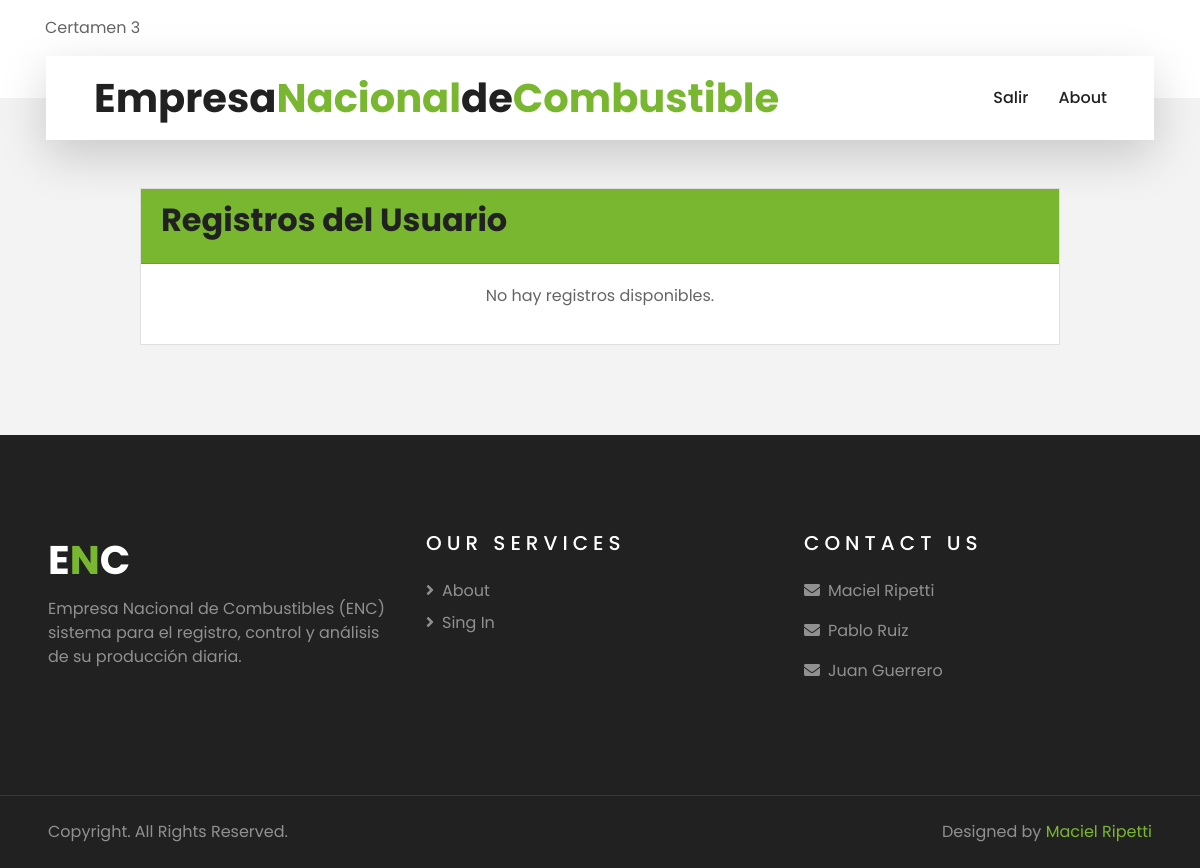
The page /registros/ (signed in) on the database as committed earlier.
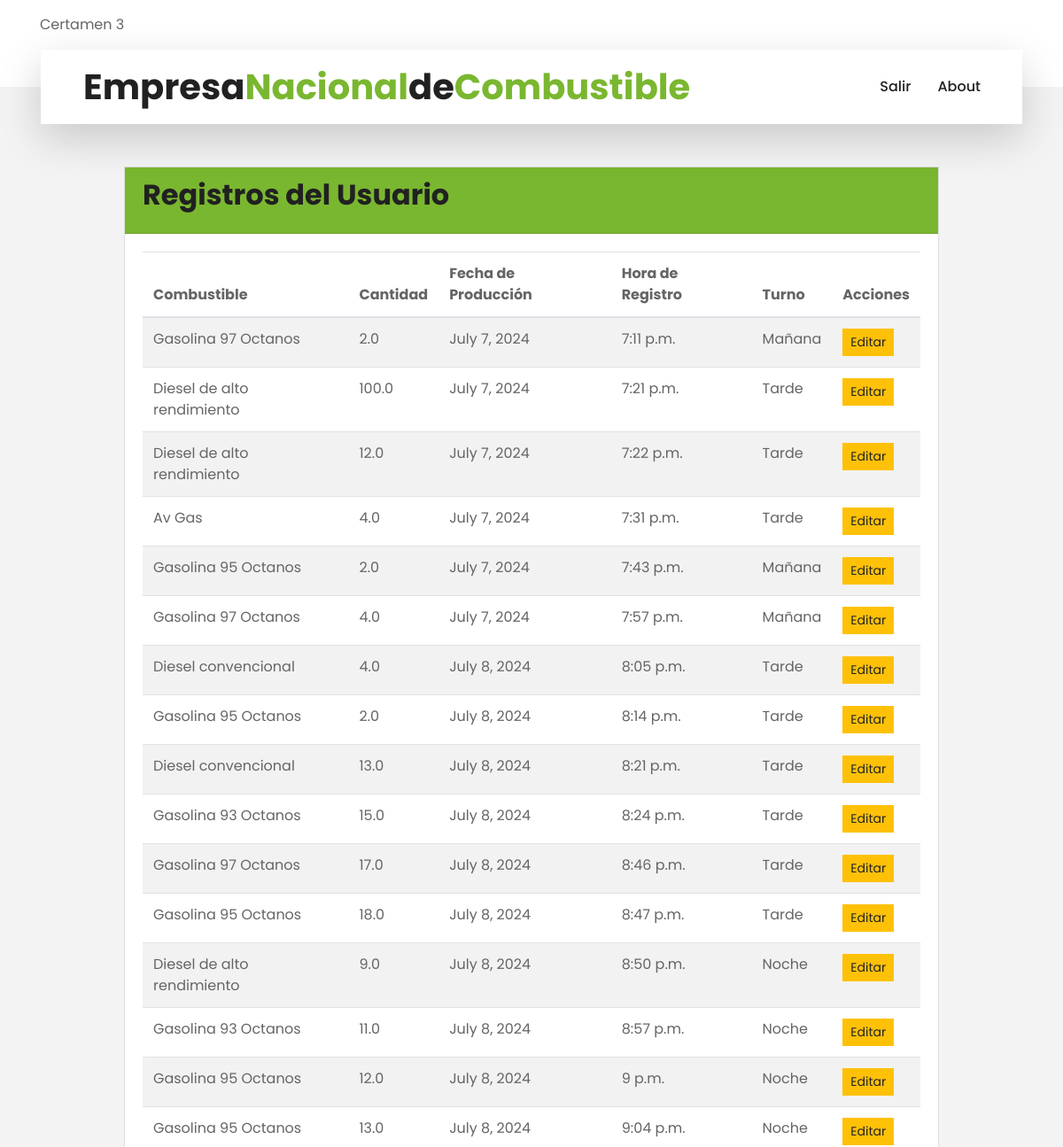
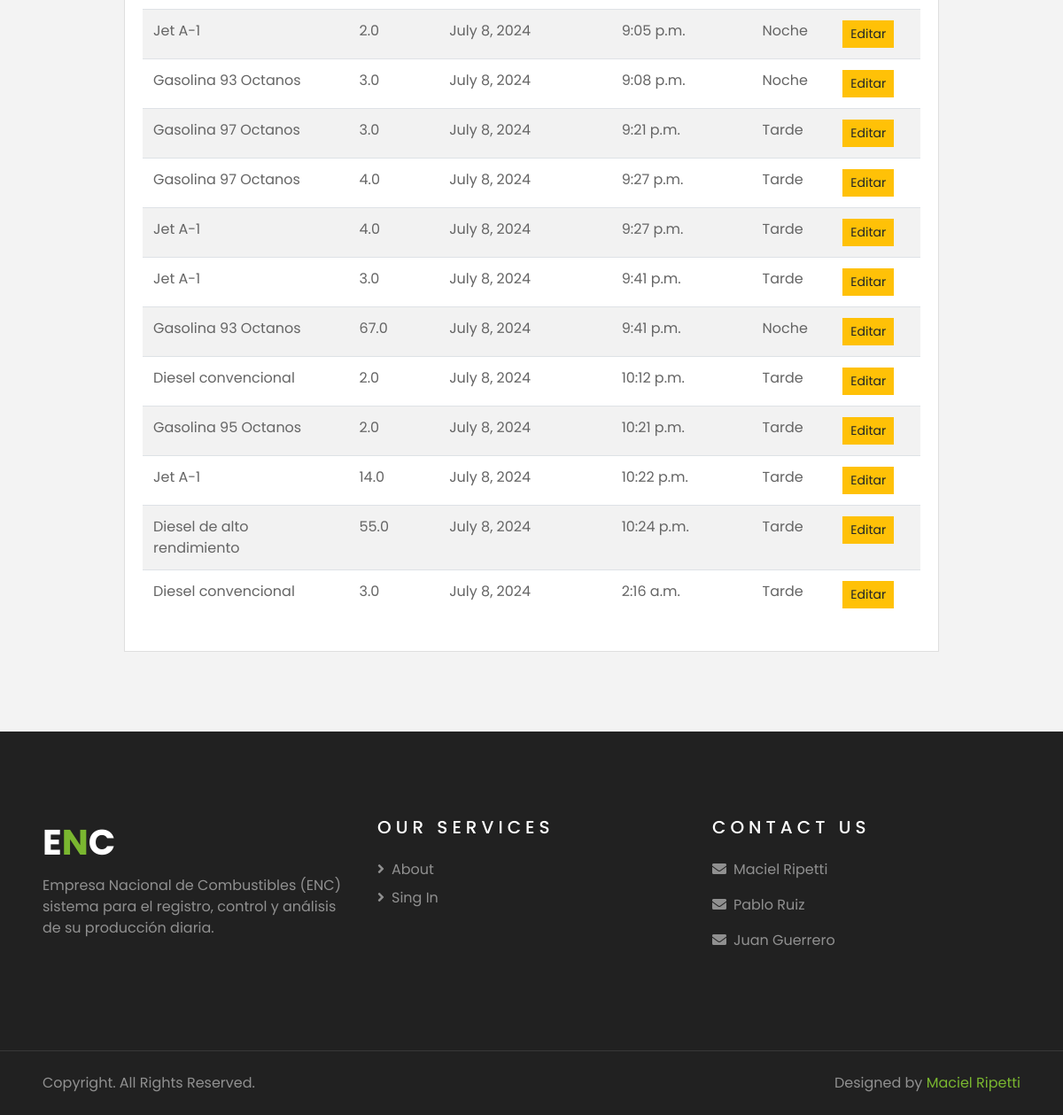
The same page on the database as committed later (2 pictures, top to bottom).
### core/models.py (models this page shows, shortened)
class RegistroProduccion(models.Model):
    TURNO_CHOICES = [
        ('AM', 'Mañana'),
        ('PM', 'Tarde'),
        ('MM', 'Noche'),
    ]
    combustible = models.ForeignKey(Combustible, on_delete=models.CASCADE)
    litros_producidos = models.FloatField()
    fecha_produccion = models.DateField(default=timezone.now, editable=False)
    turno = models.CharField(max_length=2, choices=TURNO_CHOICES)
    hora_registro = models.TimeField(auto_now_add=True, editable=False)
    operador = models.ForeignKey(User, on_delete=models.CASCADE)

class Combustible(models.Model):
    codigo = models.CharField(max_length=3, unique=True)
    nombre = models.CharField(max_length=100)
    planta = models.ForeignKey(Planta, on_delete=models.CASCADE)

### core/views.py (the view)
# urls.py: path('registros/', registro_views.registros, name='registros_usuario'),
@login_required
@group_required('Operador')
def registros(request):
    registros = RegistroProduccion.objects.filter(operador=request.user)
    es_operador = request.user.groups.filter(name='Operador').exists()
    return render(request, 'core/mis_registros.html', {'registros': registros, 'es_operador':es_operador})

### core/views.py (called while the page is built)
def group_required(*group_names):
    def check(user):
        if user.groups.filter(name__in=group_names).exists()    | user.is_superuser:
            return True
        else:
            return False
    return user_passes_test(check, login_url='core/index.html')

### core/templates/core/mis_registros.html (shortened to what this page needs)
{% extends 'core/base.html' %}
{% load static %}
{% block content %}
<body>
    <div class="container mt-5">
        <div class="row justify-content-center">
            <div class="col-md-10">
                <div class="card">
                    <div class="card-header bg-primary text-white">
                        <h2 class="card-title">Registros del Usuario</h2>
                    </div>
                    <div class="card-body">
                        {% if registros %}
                            <table class="table table-striped">
                                <thead>
                                    <tr>
                                        <th>Combustible</th>
                                        <th>Cantidad</th>
                                        <th>Fecha de Producción</th>
                                        <th>Hora de Registro</th>
                                        <th>Turno</th>
                                        <th>Acciones</th>
                                    </tr>
                                </thead>
                                <tbody>
                                    {% for registro in registros %}
                                        <tr>
                                            <td>{{ registro.combustible.nombre }}</td>
                                            <td>{{ registro.litros_producidos }}</td>
                                            <td>{{ registro.fecha_produccion }}</td>
                                            <td>{{ registro.hora_registro }}</td>
                                            <td>{{ registro.get_turno_display }}</td>
                                            <td>
                                                <a href="{% url 'editar_registro' registro.pk %}" class="btn btn-sm btn-warning">Editar</a>
                                            </td>
                                        </tr>
                                    {% endfor %}
                                </tbody>
                            </table>
                        {% else %}
                            <p class="text-center">No hay registros disponibles.</p>
                        {% endif %}
                    </div>
                </div>
            </div>
        </div>
    </div>
</body>
</html>
{% endblock content %}

Rows that differ between the two databases and show on the page:
now on this page (row edited): RegistroProduccion: combustible.nombre "Gasolina 97 Octanos", litros_producidos "2.0", fecha_produccion "July 7, 2024", hora_registro "7:11 p.m.", turno "Mañana"
now on this page (row edited): RegistroProduccion: combustible.nombre "Diesel de alto rendimiento", litros_producidos "100.0", fecha_produccion "July 7, 2024", hora_registro "7:21 p.m.", turno "Tarde"
now on this page (row edited): RegistroProduccion: combustible.nombre "Diesel de alto rendimiento", litros_producidos "12.0", fecha_produccion "July 7, 2024", hora_registro "7:22 p.m.", turno "Tarde"
now on this page (row edited): RegistroProduccion: combustible.nombre "Av Gas", litros_producidos "4.0", fecha_produccion "July 7, 2024", hora_registro "7:31 p.m.", turno "Tarde"
now on this page (row edited): RegistroProduccion: combustible.nombre "Gasolina 95 Octanos", litros_producidos "2.0", fecha_produccion "July 7, 2024", hora_registro "7:43 p.m.", turno "Mañana"
now on this page (row edited): RegistroProduccion: combustible.nombre "Gasolina 97 Octanos", litros_producidos "4.0", fecha_produccion "July 7, 2024", hora_registro "7:57 p.m.", turno "Mañana"
now on this page (row edited): RegistroProduccion: combustible.nombre "Diesel convencional", litros_producidos "4.0", fecha_produccion "July 8, 2024", hora_registro "8:05 p.m.", turno "Tarde"
added RegistroProduccion: combustible.nombre "Gasolina 95 Octanos", litros_producidos "2.0", fecha_produccion "July 8, 2024", hora_registro "8:14 p.m.", turno "Tarde"
added RegistroProduccion: combustible.nombre "Diesel convencional", litros_producidos "13.0", fecha_produccion "July 8, 2024", hora_registro "8:21 p.m.", turno "Tarde"
added RegistroProduccion: combustible.nombre "Gasolina 93 Octanos", litros_producidos "15.0", fecha_produccion "July 8, 2024", hora_registro "8:24 p.m.", turno "Tarde"
added RegistroProduccion: combustible.nombre "Gasolina 97 Octanos", litros_producidos "17.0", fecha_produccion "July 8, 2024", hora_registro "8:46 p.m.", turno "Tarde"
added RegistroProduccion: combustible.nombre "Gasolina 95 Octanos", litros_producidos "18.0", fecha_produccion "July 8, 2024", hora_registro "8:47 p.m.", turno "Tarde"
added RegistroProduccion: combustible.nombre "Diesel de alto rendimiento", litros_producidos "9.0", fecha_produccion "July 8, 2024", hora_registro "8:50 p.m.", turno "Noche"
added RegistroProduccion: combustible.nombre "Gasolina 93 Octanos", litros_producidos "11.0", fecha_produccion "July 8, 2024", hora_registro "8:57 p.m.", turno "Noche"
added RegistroProduccion: combustible.nombre "Gasolina 95 Octanos", litros_producidos "12.0", fecha_produccion "July 8, 2024", hora_registro "9 p.m.", turno "Noche"
added RegistroProduccion: combustible.nombre "Gasolina 95 Octanos", litros_producidos "13.0", fecha_produccion "July 8, 2024", hora_registro "9:04 p.m.", turno "Noche"
added RegistroProduccion: combustible.nombre "Jet A-1", litros_producidos "2.0", fecha_produccion "July 8, 2024", hora_registro "9:05 p.m.", turno "Noche"
added RegistroProduccion: combustible.nombre "Gasolina 93 Octanos", litros_producidos "3.0", fecha_produccion "July 8, 2024", hora_registro "9:08 p.m.", turno "Noche"
added RegistroProduccion: combustible.nombre "Gasolina 97 Octanos", litros_producidos "3.0", fecha_produccion "July 8, 2024", hora_registro "9:21 p.m.", turno "Tarde"
added RegistroProduccion: combustible.nombre "Gasolina 97 Octanos", litros_producidos "4.0", fecha_produccion "July 8, 2024", hora_registro "9:27 p.m.", turno "Tarde"
added RegistroProduccion: combustible.nombre "Jet A-1", litros_producidos "4.0", fecha_produccion "July 8, 2024", hora_registro "9:27 p.m.", turno "Tarde"
added RegistroProduccion: combustible.nombre "Jet A-1", litros_producidos "3.0", fecha_produccion "July 8, 2024", hora_registro "9:41 p.m.", turno "Tarde"
added RegistroProduccion: combustible.nombre "Gasolina 93 Octanos", litros_producidos "67.0", fecha_produccion "July 8, 2024", hora_registro "9:41 p.m.", turno "Noche"
added RegistroProduccion: combustible.nombre "Diesel convencional", litros_producidos "2.0", fecha_produccion "July 8, 2024", hora_registro "10:12 p.m.", turno "Tarde"
added RegistroProduccion: combustible.nombre "Gasolina 95 Octanos", litros_producidos "2.0", fecha_produccion "July 8, 2024", hora_registro "10:21 p.m.", turno "Tarde"
added RegistroProduccion: combustible.nombre "Jet A-1", litros_producidos "14.0", fecha_produccion "July 8, 2024", hora_registro "10:22 p.m.", turno "Tarde"
added RegistroProduccion: combustible.nombre "Diesel de alto rendimiento", litros_producidos "55.0", fecha_produccion "July 8, 2024", hora_registro "10:24 p.m.", turno "Tarde"
added RegistroProduccion: combustible.nombre "Diesel convencional", litros_producidos "3.0", fecha_produccion "July 8, 2024", hora_registro "2:16 a.m.", turno "Tarde"
Other text that changed with them:
text no longer shown: "No hay registros disponibles."
text now shown: "Combustible Cantidad Fecha de Producción Hora de Registro Turno Acciones"
